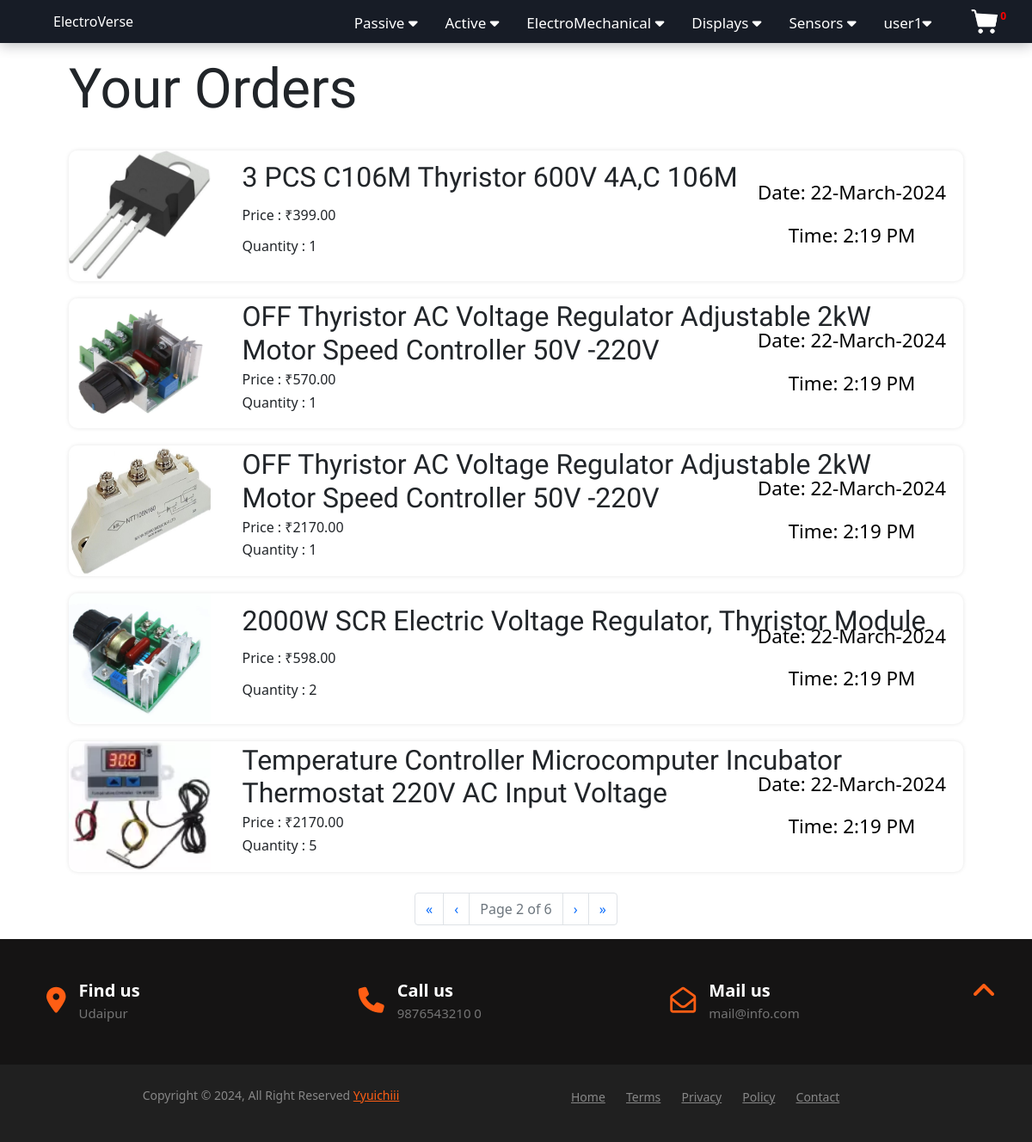
Screenshot of /account/order/?page=2 (signed in) with the database file from the repository.
### Accounts/models.py (models this page shows, shortened)
class User(AbstractBaseUser):
    email = models.EmailField(
        verbose_name="email address",
        max_length=255,
        unique=True,
    )
    name=models.CharField(max_length=25)
    phone=models.CharField(validators=[phone_regex], max_length=10)
    is_active = models.BooleanField(default=True)
    is_admin = models.BooleanField(default=False)
    objects = CustomUserManager()
    USERNAME_FIELD = "email"
    REQUIRED_FIELDS = []

class Order(models.Model):
    user = models.ForeignKey(User, on_delete=models.CASCADE)
    Quantity=models.PositiveIntegerField(default=1)
    Pid=models.ForeignKey(Product,on_delete=models.CASCADE)
    Price = models.DecimalField(max_digits=10, decimal_places=2)
    Time=models.DateTimeField(auto_now_add=True)

### Components/models.py (models this page shows)
class Product(models.Model):
    TYPE_CHOICES = [
	('Resistor', 'Resistor'),
	('Capacitor', 'Capacitor'),
	('Inductor', 'Inductor'),
	('Transformer', 'Transformer'),
	('Transistor', 'Transistor'),
	('IC', 'IC'),
	('Thyristor', 'Thyristor'),
	('Diode', 'Diode'),
	('Amplifier', 'Amplifier'),
	('Relay', 'Relay'),
	('Switch', 'Switch'),
	('Motor', 'Motor'),
	('Solenoid', 'Solenoid'),
	('Actuator', 'Actuator'),
	('LCD', 'LCD'),
	('LED', 'LED'),
	('OLED', 'OLED'),
	('TFT', 'TFT'),
	('TouchScreen', 'TouchScreen'),
	('Temperature', 'Temperature'),
	('Pressure', 'Pressure'),
	('Motion', 'Motion'),
	('Light', 'Light'),
	('Gas', 'Gas'),
    ]
    Type=models.CharField(max_length=20, choices=TYPE_CHOICES,null=True)
    P_name = models.CharField(max_length=200, verbose_name="Product Name")
    Bundle_set = models.PositiveIntegerField(default=1)
    Price = models.DecimalField(max_digits=10, decimal_places=2)
    P_image = models.ImageField(upload_to=upload_path_products, blank=True)
    content = models.TextField(blank=True)
    background_image = models.ImageField(upload_to=upload_path_products, blank=True)
    def __str__(self):
        return self.P_name

### Accounts/views.py (the view)
# urls.py: path('order/', views.Order_view,name='Order'),
@login_required
def Order_view(request):
    orders = Order.objects.filter(user=request.user).order_by('-id')
    paginator = Paginator(orders, 5)  # Show 5 orders per page.
    page_number = request.GET.get("page")
    page_obj = paginator.get_page(page_number)
    return render(request,"Accounts/orders.html",{"orders":page_obj})

### Accounts/custom_context.py (called while the page is built)
def user_cart(request):
    c=0;
    if(request.user.is_authenticated):
      cart=Cart.objects.filter(user=request.user).aggregate(cart_no=Sum('Quantity'))
      c=cart['cart_no']
      if c==None:
         c=0
    return {'cart_no': c}

### Accounts/templates/Accounts/orders.html (shortened to what this page needs)
{% extends 'Accounts/base.html' %}
{% load static %}
{% block main-content %}
{% if not  orders %}
<div class="summary-content">
    <div class="col_1of2 meta-data">
        <div class="sub-total">
            <h3>No Orders Found !!</h3>
        </div>
    </div>
</div>
{% else %}
<div class="cont">
    <div class="grid_12">
        <h1>Your Orders
        </h1>
    </div>
<ul class="items">
    {% for product in orders %}
    <li class="grid_4 item">
        <a style="color:black; text-decoration:none;" class="btn-remove">
            <p>Date: {{product.Time|date:"d-N-Y"}}</p>
            <p>Time: {{product.Time|time:"g:i A"}}</p>
        </a>
        <div class="preview">
            <img class="product_image_cart" src="{{product.Pid.P_image.url}}" />
        </div>
        <div class="details">
            <h3>
                {{product.Pid}}
            </h3
            <h2>Price :  &#8377;{{product.Price}}</h2>
            <p>Quantity :  {{product.Quantity}}</p>
        </div>
    </li>
    {% endfor %}
</ul>
</div>
<div aria-label="Orders Pagination">
    <ul class="pagination justify-content-center mt-4">
        {% if orders.has_previous %}
        <li class="page-item">
            <a class="page-link" href="?page=1" aria-label="First">
                <span aria-hidden="true">&laquo;</span>
            </a>
        </li>
        <li class="page-item">
            <a class="page-link" href="?page={{ orders.previous_page_number }}" aria-label="Previous">
                <span aria-hidden="true">&lsaquo;</span>
            </a>
        </li>
        {% endif %}
        <li class="page-item disabled">
            <span class="page-link">Page {{ orders.number }} of {{ orders.paginator.num_pages }}</span>
        </li>
        {% if orders.has_next %}
        <li class="page-item">
            <a class="page-link" href="?page={{ orders.next_page_number }}" aria-label="Next">
                <span aria-hidden="true">&rsaquo;</span>
            </a>
        </li>
        <li class="page-item">
            <a class="page-link" href="?page={{ orders.paginator.num_pages }}" aria-label="Last">
                <span aria-hidden="true">&raquo;</span>
            </a>
        </li>
        {% endif %}
    </ul>
</div>
{% endif %}
{% endblock main-content%}

### Accounts/templates/Accounts/navbar.html (shortened to what this page needs)
{% load static %}
  <nav id="nav">
        <ul class="main-menu">
            <li class="h_element home">
                <a href="{% url 'home' %}"
                class="c_home">
                ElectroVerse
                </a>
            </li>
            <li class="h_element dropdown">
                <button class="dropbtn">
                Passive
                    <i class="fa fa-caret-down"></i>
                </button>
            </li>
            <li class="h_element dropdown">
                <button class="dropbtn">Active
                    <i class="fa fa-caret-down"></i>
                </button>
            </li>
            <li class="h_element dropdown">
                <button class="dropbtn">
                ElectroMechanical <i class="fa fa-caret-down"></i>
                </button>
            </li>
            <li class="h_element dropdown">
                <button class="dropbtn">
                    Displays <i class="fa fa-caret-down"></i>
                </button>
            </li>
            <li class="h_element dropdown">
                <button class="dropbtn">
                    Sensors <i class="fa fa-caret-down"></i>
                </button>
            </li>
            {% if request.user.is_authenticated %}
            <li class="h_element dropdown">
                <button class="dropbtn">
                    {{user.name}}<i class="fa fa-caret-down"></i>
                </button>
            </li>
            <li class="h_element">
                <a href="{% url 'Cart' %}">
                    <img width="34" height="34"
                    src="{% static 'Accounts/Images/cart_icon.png' %}">
                    <sup class="cn">
                        {{cart_no}}
                    </sup>
                </a>
            </li>
            {% else %}
            <li class="h_element"><a href="{% url 'login' %}">Login</a></li>
            <li class="h_element"><a href="{% url 'registration' %}">Register</a></li>
            {% endif %}
        </ul>
</nav>

### Accounts/static/Accounts/css/style.css (style rules this page uses)
* { margin: 0; padding: 0; box-sizing: border-box; }
nav { text-align: center; background-color: hsl(220, 24%, 12%); box-shadow: 0 2px 16px hsla(220, 32%, 8%, .3); }
nav ul { width: 100%; list-style: none; display: flex; justify-content: flex-end; text-align: center; }
nav li { height: 50px; }
nav a { height: 100%; padding: 0 30px; text-decoration: none; display: flex; align-items: center; color: white; }
nav li:first-child { margin-right: auto; }
.Temp, .dropbtn { font-size: 17px; border: none; outline: none; color: white; padding: 14px 16px; background-color: inherit; font-family: inherit; margin: 0; cursor: pointer; }
.cn { color: red; font-weight: bolder; }
ul { margin: 0px; padding: 0px; }

### Accounts/static/Accounts/css/cart.css (style rules this page uses)
* { box-sizing: border-box; }
.product_image_cart { width: 165px; height: 150px; vertical-align: sub; }
html { background: #f5f5f5; font-family: "Roboto", sans-serif; }
.btn-remove { position: absolute; bottom: 20px; right: 20px; z-index: 10; text-align: center; display: inline-block; color: #e94343; font-size: 1.4em; }
.items { margin: 0; padding: 0; list-style: none; }
.cont { max-width: 1140px; margin: 0 auto; padding: 0 50px; margin-top: 0px; }
.grid_12 h1 { font-family: "Amatic SC", cursive; font-size: 4em; }

### rows the page displays
User: name "user1"
Order: Time "22-March-2024", Time "2:19 PM", Pid.P_image (picture), Pid "3 PCS C106M Thyristor 600V 4A,C 106M", Price "399.00", Quantity "1"
Order: Time "22-March-2024", Time "2:19 PM", Pid.P_image (picture), Pid "OFF Thyristor AC Voltage Regulator Adjustable 2kW Motor Speed Controller 50V -220V", Price "570.00", Quantity "1"
Order: Time "22-March-2024", Time "2:19 PM", Pid.P_image (picture), Pid "OFF Thyristor AC Voltage Regulator Adjustable 2kW Motor Speed Controller 50V -220V", Price "2170.00", Quantity "1"
Order: Time "22-March-2024", Time "2:19 PM", Pid.P_image (picture), Pid "2000W SCR Electric Voltage Regulator, Thyristor Module", Price "598.00", Quantity "2"
Order: Time "22-March-2024", Time "2:19 PM", Pid.P_image (picture), Pid "Temperature Controller Microcomputer Incubator Thermostat 220V AC Input Voltage", Price "2170.00", Quantity "5"

### other values shown
{{ cart_no }} "0"
{{ orders.number }} "2"
{{ orders.paginator.num_pages }} "6"
